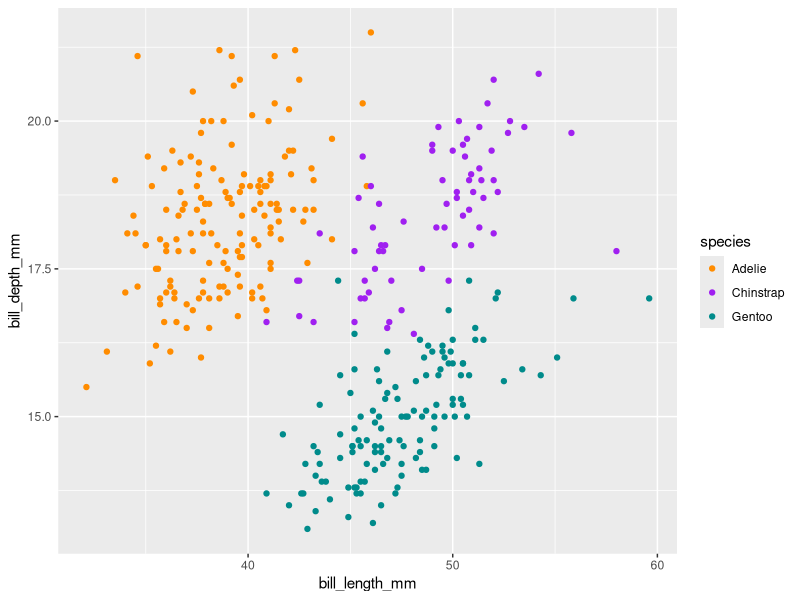
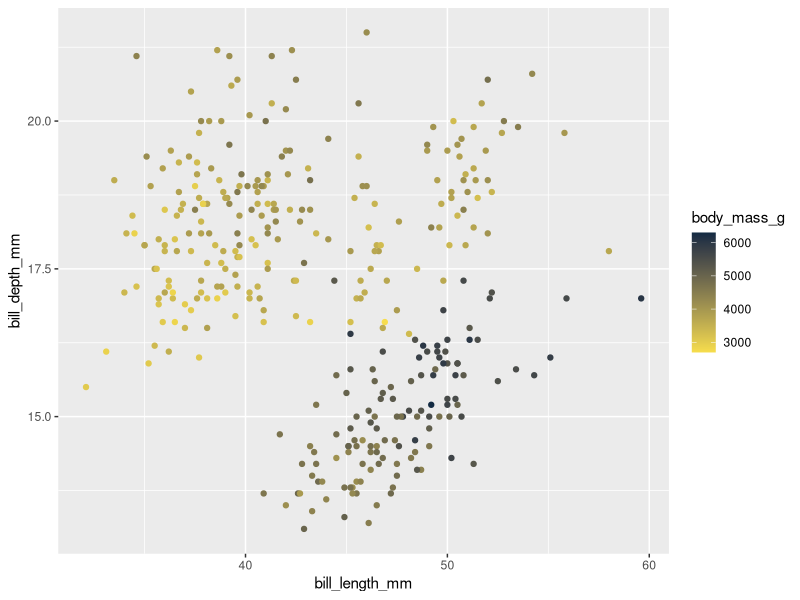
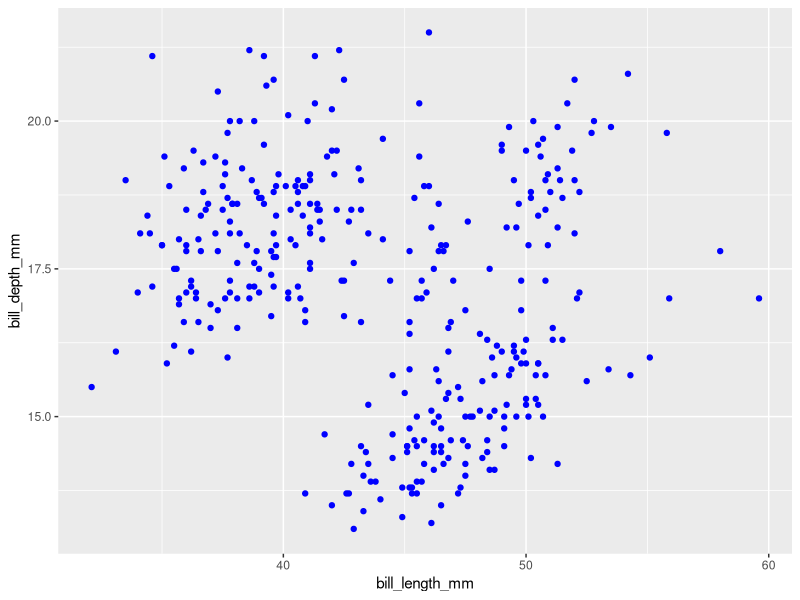
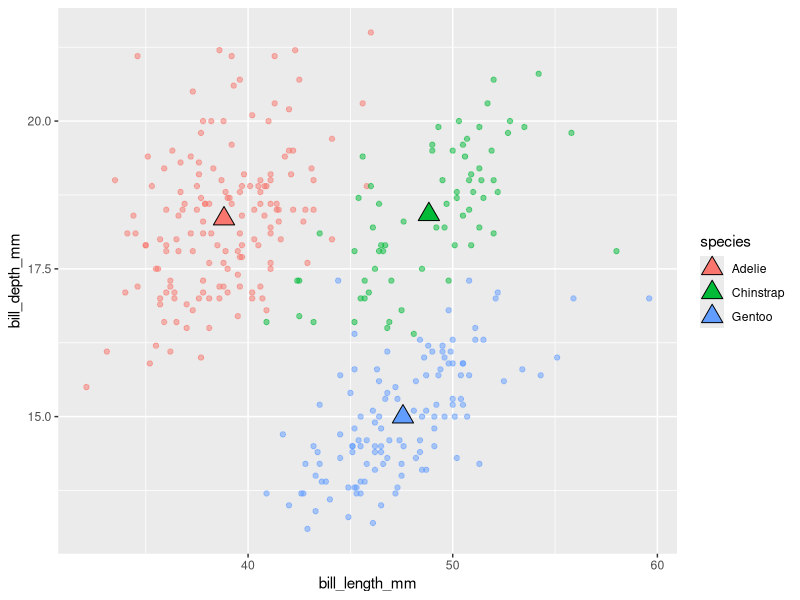
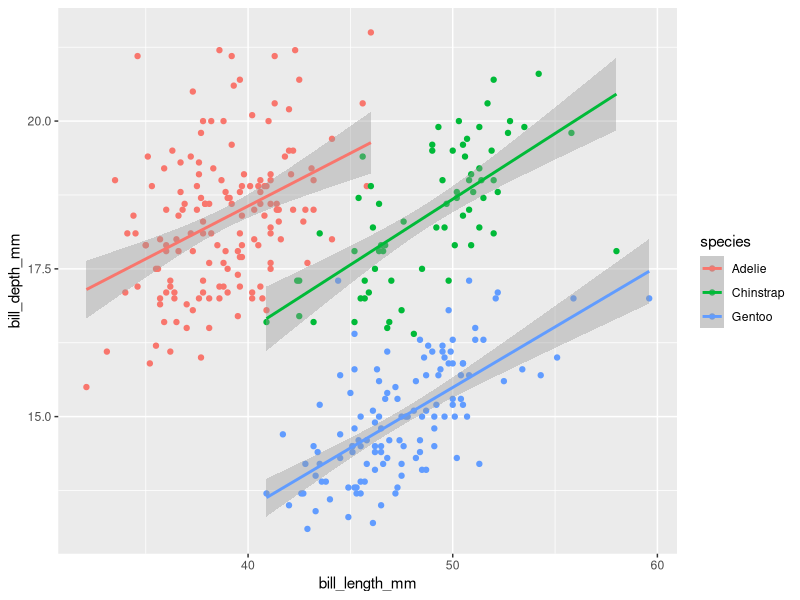
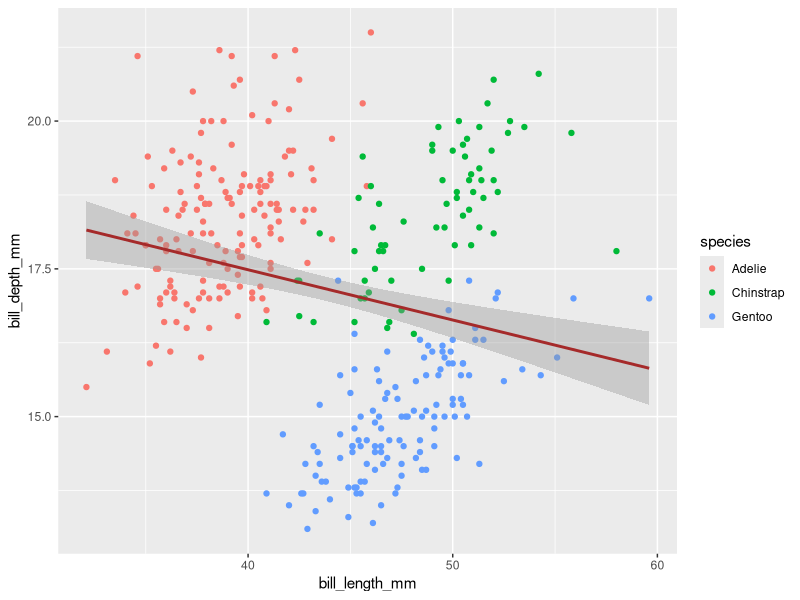
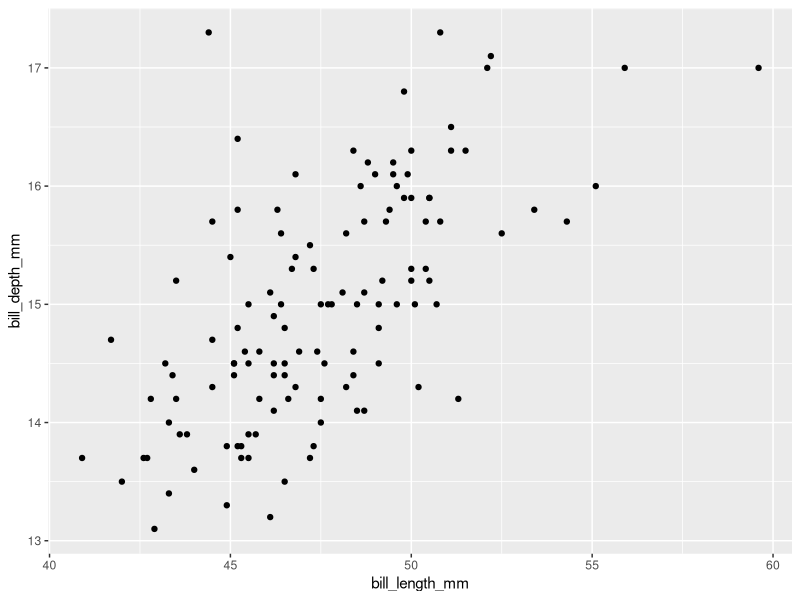
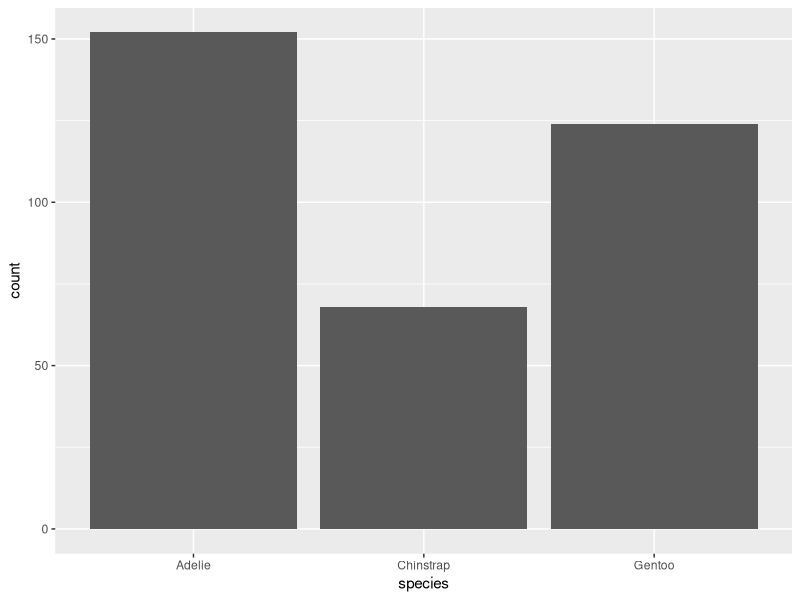

The R script that drew these images, in order:
## ---- chunk 1
#| eval: true
#| echo: true
#| message: false
#| warning: false
# load packages ----
library(tidyverse)
library(patchwork)
library(palmerpenguins)
## ---- chunk 2
# create some untidy temperature data ----
temp_data_wide <- tribble(
  ~date, ~station1, ~station2,  ~station3,
  "2023-10-01", 30.1, 29.8,  31.2,
  "2023-11-01", 28.6, 29.1,  33.4,
  "2023-12-01", 29.9, 28.5,  32.3
)

# print it out ----
print(temp_data_wide)
## ---- chunk 3
# convert data from wide > long ----
temp_data_long <- temp_data_wide |> 
  pivot_longer(cols = starts_with("station"),
               names_to = "station_id",
               values_to = "temp_c")

# print it out ----
print(temp_data_long)
## ---- chunk 4
#| warning: false
#..........scatter plot with custom categorical colors...........
ggplot(data = penguins, 
       mapping = aes(x = bill_length_mm, y = bill_depth_mm,
                     color = species)) +
  geom_point() +
  scale_color_manual(values = c("darkorange", "purple", "cyan4"))
## ---- chunk 5
#| warning: false
#...........scatter plot with custom continuous colors...........
ggplot(penguins, aes(x = bill_length_mm, y = bill_depth_mm,
                     color = body_mass_g)) + 
  geom_point() +
  scale_color_gradient(low = "#F7DD4C", high = "#132B43")
## ---- chunk 6
#| warning: false
#................scatter plot with all blue points...............
ggplot(penguins, aes(x = bill_length_mm, y = bill_depth_mm)) + 
  geom_point(col = "blue")
## ---- chunk 7
#| warning: false
#| message: false
#..............create a separate penguins_summary df.............
penguins_summary <- penguins |>
  drop_na() |> 
  group_by(species) |> 
  summarize(
    mean_bill_length_mm = mean(bill_length_mm),
    mean_bill_depth_mm = mean(bill_depth_mm)
  )

#..........create ggplot with layers from different dfs..........
ggplot() +
  geom_point(data = penguins, mapping = aes(x = bill_length_mm,
                                            y = bill_depth_mm,
                                            color = species),
             alpha = 0.5) +
  geom_point(data = penguins_summary, mapping = aes(x = mean_bill_length_mm,
                                                    y = mean_bill_depth_mm,
                                                    fill = species),
             size = 5, shape = 24)
## ---- chunk 8
#| warning: false
#| message: false
#.............scatterplot with lms fitted to species.............
ggplot(penguins, aes(x = bill_length_mm, y = bill_depth_mm, color = species)) +
  geom_point() +
  geom_smooth(method = "lm")
## ---- chunk 9
#| warning: false
#| message: false
#..........scatterplot with lm fitted to entire data set.........
ggplot(penguins, aes(x = bill_length_mm, y = bill_depth_mm)) +
  geom_point(aes(color = species)) +
  geom_smooth(method = "lm",
              color = "brown")
## ---- chunk 10
#| warning: false
#........filter for Gentoo penguins, then pipe into ggplot.......
penguins %>% 
  filter(species == "Gentoo") %>% 
  ggplot(aes(x = bill_length_mm, y = bill_depth_mm)) + 
  geom_point()
## ---- chunk 11
#| warning: false
#...................bar plot with default stat...................
ggplot(penguins, aes(x = species)) +
  geom_bar()                              # verify what the default stat is for each geom layer (here, stat = "count")
## ---- chunk 12
#| warning: false

#........................new summarized df.......................
penguin_summary <- penguins |> 
  count(species) 

#..create bar heights based on `identity` of values in `n` col...
ggplot(penguin_summary, aes(x = species, y = n)) +
  geom_bar(stat = "identity")
## ---- chunk 13
#| warning: false
#........................default position........................
ggplot(penguins, aes(x = species, fill = island)) +
  geom_bar(position = position_dodge2(preserve = "single"))
## ---- chunk 14
#| warning: false
#..........................position fill.........................
ggplot(penguins, aes(x = species, fill = island)) +
  geom_bar() 
## ---- chunk 15
#| warning: false
#.........................position dodge.........................
ggplot(penguins, aes(x = species, fill = island)) +
  geom_bar() 
## ---- chunk 16
#| warning: false
#.......................position functions.......................
ggplot(penguins, aes(x = species, fill = island)) +
  geom_bar() 
## ---- chunk 17
#| warning: false
#....................default coordinate system...................
ggplot(penguins, aes(x = species)) +
  geom_bar() +
  coord_cartesian()
## ---- chunk 18
#| warning: false
#............................flip axes...........................
ggplot(penguins, aes(x = species)) +
  geom_bar() +
  coord_flip()
## ---- chunk 19
#| warning: false
#........................polar coordinates.......................
ggplot(penguins, aes(x = species)) +
  geom_bar() +
  coord_polar()
## ---- chunk 20
#| warning: false
#..................premade theme + custom theme..................
ggplot(penguins, aes(x = species)) +
  geom_bar() +
  theme_classic() +
  theme(
    axis.title = element_text(size = 17, color = "purple")
  )
## ---- chunk 21
#| warning: false
#| message: false
#......................labels & facet wrap.......................
ggplot(penguins, aes(x = flipper_length_mm, fill = species)) +
  geom_histogram(position = "identity", alpha = 0.5) +
  scale_fill_manual(values = c("darkorange", "purple", "cyan4")) +
  labs(x = "Flipper Length (mm)",
       y = "Frequency",
       fill = "Species",
       title = "Penguin Flipper Lengths") +
  facet_wrap(~species, ncol = 1) +
  theme_classic()
## ---- chunk 22
#.................save scatter plot to obj `p1`..................
p1 <- ggplot(penguins, aes(x = bill_length_mm, y = bill_depth_mm, color = body_mass_g)) +
  geom_point() +
  scale_color_gradient(low = "#F7DD4C", high = "#132B43") +
  theme(
    legend.position = "top" # note: this is newly added from earlier!
  )

#....................save bar plot to obj `p2`...................
p2 <- ggplot(penguins, aes(x = species)) +
  geom_bar() +
  theme_light()

#...................save histogram to obj `p3`...................
p3 <- ggplot(penguins, aes(x = flipper_length_mm, fill = species)) + 
  geom_histogram(position = "identity", alpha = 0.5) +
  scale_fill_manual(values = c("darkorange", "purple", "cyan4"))
## ---- chunk 23
#| warning: false
#| message: false
#..........................stacked plots.........................
p1 / p2

#.......................side-by-side plots.......................
p1 + p2

#..........side-by-side & stacked plots + graphic title..........
(p1 + (p2 / p3)) +
  plot_annotation(title = "All the greatest penguin plots")

